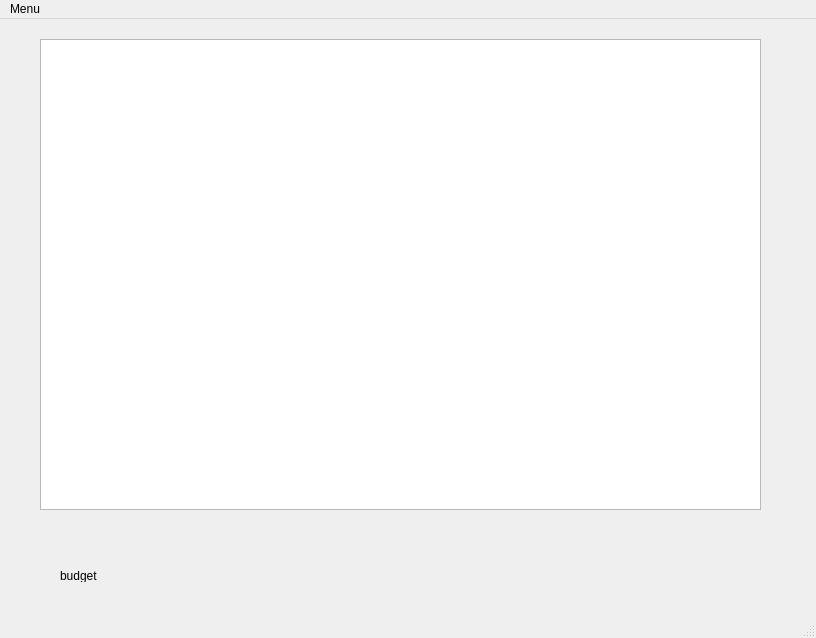
<?xml version="1.0" encoding="UTF-8"?>
<ui version="4.0">
 <class>AccountBudgetWindow</class>
 <widget class="QMainWindow" name="AccountBudgetWindow">
  <property name="geometry">
   <rect>
    <x>0</x>
    <y>0</y>
    <width>816</width>
    <height>638</height>
   </rect>
  </property>
  <property name="windowTitle">
   <string>MainWindow</string>
  </property>
  <widget class="QWidget" name="centralwidget">
   <widget class="QLabel" name="label">
    <property name="geometry">
     <rect>
      <x>60</x>
      <y>550</y>
      <width>46</width>
      <height>13</height>
     </rect>
    </property>
    <property name="text">
     <string>budget</string>
    </property>
   </widget>
   <widget class="QTreeView" name="budgetTreeView">
    <property name="geometry">
     <rect>
      <x>40</x>
      <y>20</y>
      <width>721</width>
      <height>471</height>
     </rect>
    </property>
   </widget>
  </widget>
  <widget class="QMenuBar" name="menubar">
   <property name="geometry">
    <rect>
     <x>0</x>
     <y>0</y>
     <width>816</width>
     <height>21</height>
    </rect>
   </property>
   <widget class="QMenu" name="menuMenu">
    <property name="title">
     <string>Menu</string>
    </property>
    <addaction name="actionAbout"/>
    <addaction name="actionHelp"/>
    <addaction name="actionExit"/>
   </widget>
   <addaction name="menuMenu"/>
  </widget>
  <widget class="QStatusBar" name="statusbar"/>
  <action name="actionAbout">
   <property name="text">
    <string>About</string>
   </property>
  </action>
  <action name="actionHelp">
   <property name="text">
    <string>Help</string>
   </property>
  </action>
  <action name="actionExit">
   <property name="text">
    <string>Exit</string>
   </property>
  </action>
 </widget>
 <resources/>
 <connections/>
</ui>
